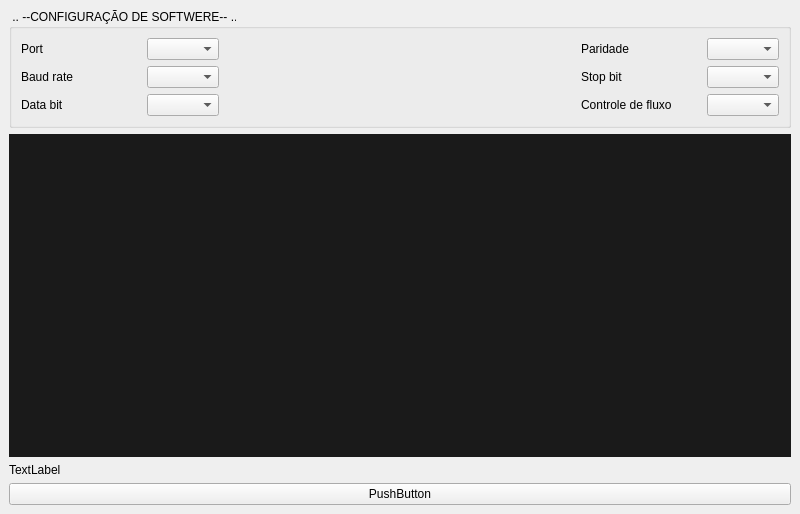
<?xml version="1.0" encoding="UTF-8"?>
<ui version="4.0">
 <class>Serial</class>
 <widget class="QMainWindow" name="Serial">
  <property name="geometry">
   <rect>
    <x>0</x>
    <y>0</y>
    <width>800</width>
    <height>514</height>
   </rect>
  </property>
  <property name="windowTitle">
   <string>Serial</string>
  </property>
  <widget class="QWidget" name="centralwidget">
   <layout class="QGridLayout" name="gridLayout_2">
    <item row="0" column="0">
     <widget class="QGroupBox" name="groupBox">
      <property name="title">
       <string> .. --CONFIGURAÇÃO DE SOFTWERE-- ..</string>
      </property>
      <layout class="QGridLayout" name="gridLayout">
       <item row="0" column="0">
        <widget class="QLabel" name="lbPort">
         <property name="minimumSize">
          <size>
           <width>120</width>
           <height>0</height>
          </size>
         </property>
         <property name="maximumSize">
          <size>
           <width>120</width>
           <height>16777215</height>
          </size>
         </property>
         <property name="toolTip">
          <string>Selecione a porta serial</string>
         </property>
         <property name="text">
          <string>Port</string>
         </property>
        </widget>
       </item>
       <item row="0" column="1">
        <widget class="QComboBox" name="cbPort">
         <property name="toolTip">
          <string>Selecione a porta serial</string>
         </property>
        </widget>
       </item>
       <item row="0" column="2">
        <spacer name="horizontalSpacer_3">
         <property name="orientation">
          <enum>Qt::Orientation::Horizontal</enum>
         </property>
         <property name="sizeHint" stdset="0">
          <size>
           <width>357</width>
           <height>20</height>
          </size>
         </property>
        </spacer>
       </item>
       <item row="0" column="3">
        <widget class="QLabel" name="lbPar">
         <property name="minimumSize">
          <size>
           <width>120</width>
           <height>0</height>
          </size>
         </property>
         <property name="maximumSize">
          <size>
           <width>120</width>
           <height>16777215</height>
          </size>
         </property>
         <property name="toolTip">
          <string>Selecione a porta serial</string>
         </property>
         <property name="text">
          <string>Paridade</string>
         </property>
        </widget>
       </item>
       <item row="0" column="4">
        <widget class="QComboBox" name="cbPar">
         <property name="toolTip">
          <string>Selecione a porta serial</string>
         </property>
        </widget>
       </item>
       <item row="1" column="0">
        <widget class="QLabel" name="lbBaud">
         <property name="minimumSize">
          <size>
           <width>120</width>
           <height>0</height>
          </size>
         </property>
         <property name="maximumSize">
          <size>
           <width>120</width>
           <height>16777215</height>
          </size>
         </property>
         <property name="toolTip">
          <string>Selecione a velocidade</string>
         </property>
         <property name="text">
          <string>Baud rate</string>
         </property>
        </widget>
       </item>
       <item row="1" column="1">
        <widget class="QComboBox" name="cbBaud">
         <property name="toolTip">
          <string>Selecione a velocidade</string>
         </property>
        </widget>
       </item>
       <item row="1" column="2">
        <spacer name="horizontalSpacer_2">
         <property name="orientation">
          <enum>Qt::Orientation::Horizontal</enum>
         </property>
         <property name="sizeHint" stdset="0">
          <size>
           <width>40</width>
           <height>20</height>
          </size>
         </property>
        </spacer>
       </item>
       <item row="1" column="3">
        <widget class="QLabel" name="lbStop">
         <property name="minimumSize">
          <size>
           <width>120</width>
           <height>0</height>
          </size>
         </property>
         <property name="maximumSize">
          <size>
           <width>120</width>
           <height>16777215</height>
          </size>
         </property>
         <property name="toolTip">
          <string>Selecione a velocidade</string>
         </property>
         <property name="text">
          <string>Stop bit</string>
         </property>
        </widget>
       </item>
       <item row="1" column="4">
        <widget class="QComboBox" name="cbStop">
         <property name="toolTip">
          <string>Selecione a velocidade</string>
         </property>
        </widget>
       </item>
       <item row="2" column="0">
        <widget class="QLabel" name="lbData">
         <property name="minimumSize">
          <size>
           <width>120</width>
           <height>0</height>
          </size>
         </property>
         <property name="maximumSize">
          <size>
           <width>120</width>
           <height>16777215</height>
          </size>
         </property>
         <property name="toolTip">
          <string>Selecione o databit</string>
         </property>
         <property name="text">
          <string>Data bit</string>
         </property>
        </widget>
       </item>
       <item row="2" column="1">
        <widget class="QComboBox" name="cbData">
         <property name="toolTip">
          <string>Selecione o databit</string>
         </property>
        </widget>
       </item>
       <item row="2" column="2">
        <spacer name="horizontalSpacer">
         <property name="orientation">
          <enum>Qt::Orientation::Horizontal</enum>
         </property>
         <property name="sizeHint" stdset="0">
          <size>
           <width>40</width>
           <height>20</height>
          </size>
         </property>
        </spacer>
       </item>
       <item row="2" column="3">
        <widget class="QLabel" name="lbFlow">
         <property name="minimumSize">
          <size>
           <width>120</width>
           <height>0</height>
          </size>
         </property>
         <property name="maximumSize">
          <size>
           <width>120</width>
           <height>16777215</height>
          </size>
         </property>
         <property name="toolTip">
          <string>Selecione o databit</string>
         </property>
         <property name="text">
          <string>Controle de fluxo</string>
         </property>
        </widget>
       </item>
       <item row="2" column="4">
        <widget class="QComboBox" name="cbFlow">
         <property name="toolTip">
          <string>Selecione o databit</string>
         </property>
        </widget>
       </item>
      </layout>
     </widget>
    </item>
    <item row="1" column="0">
     <widget class="QPlainTextEdit" name="pteMoni">
      <property name="styleSheet">
       <string notr="true">QPlainTextEdit {
    background-color: #1a1a1a; 
    color: #00ff41; 
    font-family: 'Courier New';
    border: none
}
</string>
      </property>
     </widget>
    </item>
    <item row="2" column="0">
     <widget class="QLabel" name="lbStatus">
      <property name="text">
       <string>TextLabel</string>
      </property>
     </widget>
    </item>
    <item row="3" column="0">
     <widget class="QPushButton" name="pbContexto">
      <property name="text">
       <string>PushButton</string>
      </property>
     </widget>
    </item>
   </layout>
  </widget>
 </widget>
 <resources/>
 <connections/>
</ui>
